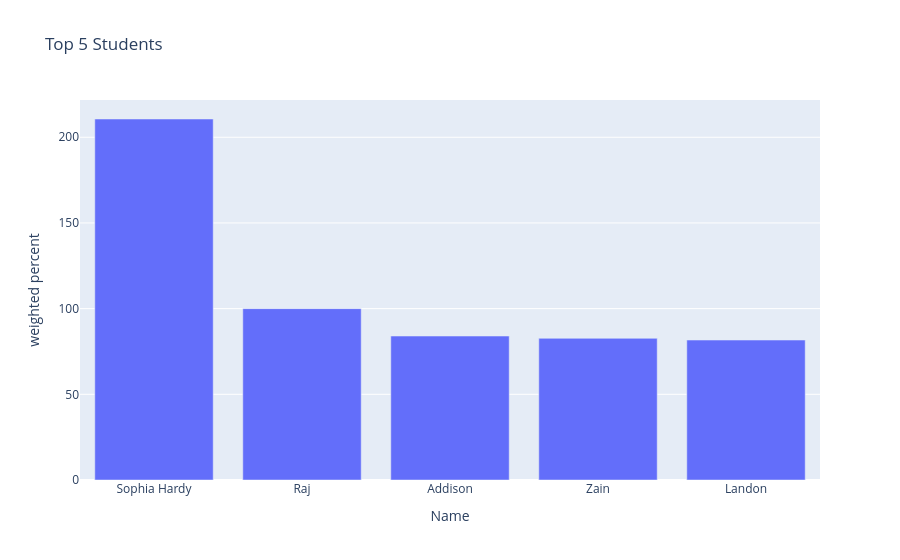

The cell this chart's notebook holds for it:
### Markdown cell above
Visualization

### Code cell
#1.	Create a bar chart displaying weighted percentages for top 5 students.
top5_students = df_merged.nlargest(5, "weighted percent")
fig = px.bar(top5_students, x="Name", y="weighted percent", title="Top 5 Students")
fig.show()

### Figure 1 — Plotly figure (JSON) as saved in the notebook; plotly's stock layout.template omitted (floating-point values rounded to 4 significant figures)
{"data": [{"hovertemplate": "Name=%{x}<br>weighted percent=%{y}<extra></extra>", "legendgroup": "", "marker": {"color": "#636efa", "pattern": {"shape": ""}}, "name": "", "orientation": "v", "showlegend": false, "textposition": "auto", "type": "bar", "x": ["Sophia Hardy", "Raj", "Addison", "Zain", "Landon"], "xaxis": "x", "y": [210.7, 100.0, 84.0, 82.67, 81.67], "yaxis": "y"}], "layout": {"autosize": true, "barmode": "relative", "legend": {"tracegroupgap": 0}, "title": {"text": "Top 5 Students"}, "xaxis": {"anchor": "y", "autorange": true, "domain": [0, 1], "range": [-0.5, 4.5], "title": {"text": "Name"}, "type": "category"}, "yaxis": {"anchor": "x", "autorange": true, "domain": [0, 1], "range": [0, 221.8], "title": {"text": "weighted percent"}, "type": "linear"}}}
